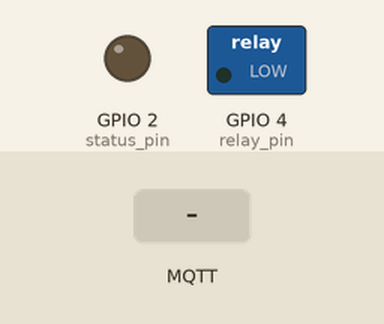
Simulated run of this sketch. Board: ESP32. Shown: switched loads named in the sketch (green lamp = pin HIGH), output pins drawn as LEDs (lit = HIGH). The test bench sets the inputs (shaded band). WiFi joins after 1.5 s; servers stay silent unless stated; no MQTT or app messages arrive unless stated; what the sketch prints to the serial monitor is not drawn.

Above: at 4.8 s.
4.9 s: MQTT message "on" arrives on the first subscribed topic
At 5.6 s:
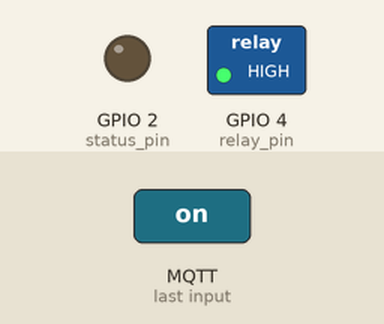
7.9 s: MQTT message "off" arrives on the first subscribed topic
At 9.1 s:
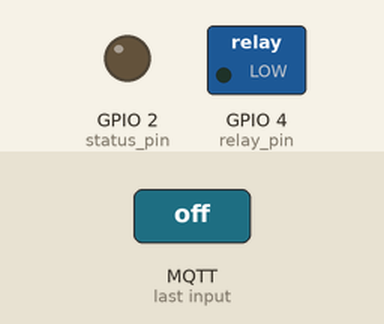
Timing chart, 0 to 10.9 s (numbered marks = the images above; inputs shaded):
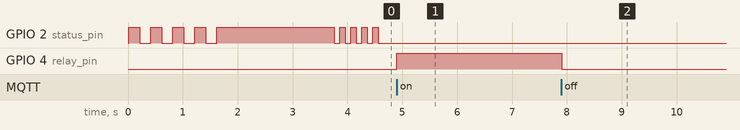

Measured:
- after the input at 4.9 s, GPIO 4 (relay_pin): LOW → HIGH at once
- after the input at 7.9 s, GPIO 4 (relay_pin): HIGH → LOW at once

The sketch:

esp32_code.ino
```cpp
#include <WiFi.h>
#include <PubSubClient.h>
#include <Wire.h>


//WIFI SSID
const char* ssid = "Pink Unicorn";
const char* password = "abcd1234";

//MQTT SERVER IP ADDRESS
const char* mqtt_server = "104.248.97.232";

WiFiClient espClient;
PubSubClient client(espClient);

int relay_pin = 4;
int status_pin = 2;

void setup() {
  // put your setup code here, to run once:
  pinMode (relay_pin, OUTPUT);
  pinMode (status_pin, OUTPUT);
  Serial.begin(115200);
  setup_wifi();
  client.setServer(mqtt_server, 1883);
  client.setCallback(callback);
}

void setup_wifi() {
  delay(10);
  // We start by connecting to a WiFi network
  Serial.println();
  Serial.print("Connecting to ");
  Serial.println(ssid);

  WiFi.begin(ssid, password);

  while (WiFi.status() != WL_CONNECTED) {
    //200ms blink when connecting to wifi
    digitalWrite(status_pin, HIGH);
    delay(200);
    digitalWrite(status_pin, LOW);
    delay(200);
    Serial.print(".");
  }

  Serial.println("");
  Serial.println("WiFi connected");
  Serial.println("IP address: ");
  Serial.println(WiFi.localIP());
  //Blink once when conncted to wifi
  digitalWrite(status_pin, HIGH);
  delay(2000);
  digitalWrite(status_pin, LOW);
}

void callback(char* topic, byte* message, unsigned int length) {
  Serial.print("Message arrived on topic: ");
  Serial.print(topic);
  Serial.print(". Message: ");
  String messageTemp;

  for (int i = 0; i < length; i++) {
    Serial.print((char)message[i]);
    messageTemp += (char)message[i];
  }
  Serial.println();

  // If a message is received on the topic esp32/output, you check if the message is either "on" or "off".
  // Changes the output state according to the message
  if (String(topic) == "switch1/status") {
    //Serial.print("Changing output to ");
    Serial.println("switch1 triggred");
    messageTemp.trim();
    if(messageTemp == "on"){
      Serial.println("on");
      digitalWrite(relay_pin, HIGH);
    }
    else if(messageTemp == "off"){
      Serial.println("off");
      digitalWrite(relay_pin, LOW);
    }
  }
}

void reconnect() {
  // Loop until we're reconnected
  while (!client.connected()) {
    Serial.print("Attempting MQTT connection...");

        digitalWrite(status_pin, HIGH);
    // Attempt to connect
    if (client.connect("ESP32Client")) {
      Serial.println("connected");
      for(int i = 0 ; i<5; i++){
        digitalWrite(status_pin, HIGH);
        delay(100);
        digitalWrite(status_pin, LOW);
        delay(100);
      };

      // Subscribe
      client.subscribe("switch1/status");
    } else {
      Serial.print("failed, rc=");
      Serial.print(client.state());
      Serial.println(" try again in 5 seconds");
      digitalWrite(status_pin, HIGH);
      delay(1000);
      digitalWrite(status_pin, LOW);
      delay(1000);
      // Wait 5 seconds before retrying
      //delay(5000);
      esp_restart();
    }

    digitalWrite(status_pin, LOW);
  }
}

void loop() {
  // put your main code here, to run repeatedly:
    if(WiFi.status() != WL_CONNECTED){
    setup_wifi();
  }
  if (!client.connected()) {
    reconnect();
  }
  client.loop();

}
```
